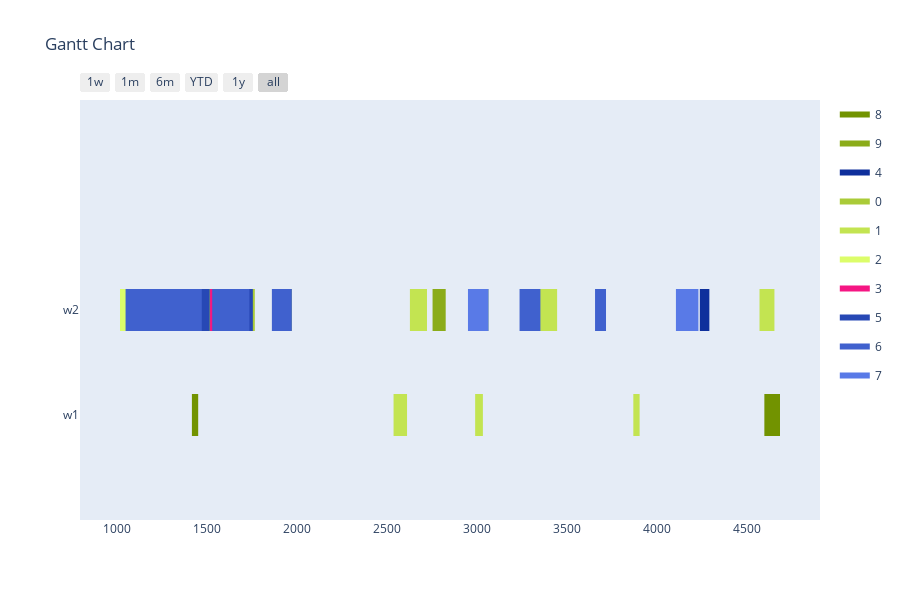

The code cell stored with this chart in its notebook:
### Markdown cell above
Config 4 - Randomized Mutation with "open" Planning Horizon

### Code cell
optimizer = BaseGA(env)
optimizer.configure('tardiness', 'twopointcrossover', 'roulettewheel', 'randomize')
last_time_slot = 0
for order in orders:
    if order[1] > last_time_slot:
        last_time_slot = order[1]
# all parameters after offspring_amount are optional (in this case -> verbose=True)
result, best_fitness_history, average_fitness_history, best_generation_history, feasible_gen = optimizer.optimize(orders, max_generations, earliest_time_slot, last_time_slot, population_size, offspring_amount, verbose=True)
workstation_assignments = reformat_result(result, orders, workstations, recipes, tasks)
visualize(workstation_assignments, best_fitness_history, average_fitness_history, best_generation_history, feasible_gen)

### Figure 1 — Plotly figure (JSON) as saved in the notebook; plotly's stock layout.template omitted (floating-point values rounded to 4 significant figures)
{"data": [{"fill": "toself", "fillcolor": "rgb(114, 147, 0)", "hoverinfo": "name", "legendgroup": "rgb(114, 147, 0)", "mode": "none", "name": "8", "type": "scatter", "x": [1214, 1309, 1309, 1214, 1214, 1584, 1667, 1667, 1584, 1584, 4599, 4686, 4686, 4599, 4599, 743, 830, 830, 743, 743, 390, 477, 477, 390, 390, 1414, 1449, 1449, 1414], "y": [0.8, 0.8, 1.2, 1.2, null, 0.8, 0.8, 1.2, 1.2, null, -0.2, -0.2, 0.2, 0.2, null, -0.2, -0.2, 0.2, 0.2, null, -0.2, -0.2, 0.2, 0.2, null, -0.2, -0.2, 0.2, 0.2]}, {"fill": "toself", "fillcolor": "rgb(139, 172, 25)", "hoverinfo": "name", "legendgroup": "rgb(139, 172, 25)", "mode": "none", "name": "9", "type": "scatter", "x": [2753, 2826, 2826, 2753, 2753, 781, 834, 834, 781, 781, 1346, 1390, 1390, 1346, 1346, 1641, 1694, 1694, 1641], "y": [0.8, 0.8, 1.2, 1.2, null, 0.8, 0.8, 1.2, 1.2, null, 0.8, 0.8, 1.2, 1.2, null, 0.8, 0.8, 1.2, 1.2]}, {"fill": "toself", "fillcolor": "rgb(14, 47, 156)", "hoverinfo": "name", "legendgroup": "rgb(14, 47, 156)", "mode": "none", "name": "4", "type": "scatter", "x": [438, 501, 501, 438, 438, 416, 479, 479, 416, 416, 4240, 4293, 4293, 4240, 4240, 446, 519, 519, 446], "y": [0.8, 0.8, 1.2, 1.2, null, 0.8, 0.8, 1.2, 1.2, null, 0.8, 0.8, 1.2, 1.2, null, 0.8, 0.8, 1.2, 1.2]}, {"fill": "toself", "fillcolor": "rgb(170, 203, 56)", "hoverinfo": "name", "legendgroup": "rgb(170, 203, 56)", "mode": "none", "name": "0", "type": "scatter", "x": [574, 709, 709, 574, 574, 640, 698, 698, 640, 640, 962, 1023, 1023, 962, 962, 1142, 1267, 1267, 1142, 1142, 779, 840, 840, 779, 779, 519, 644, 644, 519, 519, 1764, 1879, 1879, 1764], "y": [0.8, 0.8, 1.2, 1.2, null, 0.8, 0.8, 1.2, 1.2, null, 0.8, 0.8, 1.2, 1.2, null, 0.8, 0.8, 1.2, 1.2, null, 0.8, 0.8, 1.2, 1.2, null, 0.8, 0.8, 1.2, 1.2, null, 0.8, 0.8, 1.2, 1.2]}, {"fill": "toself", "fillcolor": "rgb(195, 228, 81)", "hoverinfo": "name", "legendgroup": "rgb(195, 228, 81)", "mode": "none", "name": "1", "type": "scatter", "x": [2627, 2722, 2722, 2627, 2627, 3351, 3446, 3446, 3351, 3351, 4572, 4655, 4655, 4572, 4572, 2536, 2611, 2611, 2536, 2536, 2990, 3033, 3033, 2990, 2990, 3870, 3905, 3905, 3870], "y": [0.8, 0.8, 1.2, 1.2, null, 0.8, 0.8, 1.2, 1.2, null, 0.8, 0.8, 1.2, 1.2, null, -0.2, -0.2, 0.2, 0.2, null, -0.2, -0.2, 0.2, 0.2, null, -0.2, -0.2, 0.2, 0.2]}, {"fill": "toself", "fillcolor": "rgb(220, 253, 106)", "hoverinfo": "name", "legendgroup": "rgb(220, 253, 106)", "mode": "none", "name": "2", "type": "scatter", "x": [1536, 1589, 1589, 1536, 1536, 1014, 1067, 1067, 1014, 1014, 1430, 1493, 1493, 1430, 1430, 3021, 3065, 3065, 3021], "y": [0.8, 0.8, 1.2, 1.2, null, 0.8, 0.8, 1.2, 1.2, null, 0.8, 0.8, 1.2, 1.2, null, 0.8, 0.8, 1.2, 1.2]}, {"fill": "toself", "fillcolor": "rgb(245, 22, 131)", "hoverinfo": "name", "legendgroup": "rgb(245, 22, 131)", "mode": "none", "name": "3", "type": "scatter", "x": [1515, 1568, 1568, 1515, 1515, 1340, 1403, 1403, 1340, 1340, 1109, 1182, 1182, 1109, 1109, 429, 482, 482, 429], "y": [0.8, 0.8, 1.2, 1.2, null, 0.8, 0.8, 1.2, 1.2, null, 0.8, 0.8, 1.2, 1.2, null, 0.8, 0.8, 1.2, 1.2]}, {"fill": "toself", "fillcolor": "rgb(39, 72, 181)", "hoverinfo": "name", "legendgroup": "rgb(39, 72, 181)", "mode": "none", "name": "5", "type": "scatter", "x": [510, 571, 571, 510, 510, 503, 638, 638, 503, 503, 1050, 1111, 1111, 1050, 1050, 823, 881, 881, 823, 823, 565, 608, 608, 565, 565, 1455, 1513, 1513, 1455, 1455, 1613, 1753, 1753, 1613], "y": [0.8, 0.8, 1.2, 1.2, null, 0.8, 0.8, 1.2, 1.2, null, 0.8, 0.8, 1.2, 1.2, null, 0.8, 0.8, 1.2, 1.2, null, 0.8, 0.8, 1.2, 1.2, null, 0.8, 0.8, 1.2, 1.2, null, 0.8, 0.8, 1.2, 1.2]}, {"fill": "toself", "fillcolor": "rgb(64, 97, 206)", "hoverinfo": "name", "legendgroup": "rgb(64, 97, 206)", "mode": "none", "name": "6", "type": "scatter", "x": [725, 840, 840, 725, 725, 3292, 3353, 3353, 3292, 3292, 3237, 3295, 3295, 3237, 3237, 1734, 1859, 1859, 1734, 1734, 3657, 3718, 3718, 3657, 3657, 1469, 1527, 1527, 1469, 1469, 920, 1045, 1045, 920], "y": [0.8, 0.8, 1.2, 1.2, null, 0.8, 0.8, 1.2, 1.2, null, 0.8, 0.8, 1.2, 1.2, null, 0.8, 0.8, 1.2, 1.2, null, 0.8, 0.8, 1.2, 1.2, null, 0.8, 0.8, 1.2, 1.2, null, 0.8, 0.8, 1.2, 1.2]}, {"fill": "toself", "fillcolor": "rgb(89, 122, 231)", "hoverinfo": "name", "legendgroup": "rgb(89, 122, 231)", "mode": "none", "name": "7", "type": "scatter", "x": [742, 867, 867, 742, 742, 2950, 3065, 3065, 2950, 2950, 916, 977, 977, 916, 916, 4107, 4232, 4232, 4107, 4107, 407, 522, 522, 407, 407, 441, 556, 556, 441, 441, 612, 737, 737, 612], "y": [0.8, 0.8, 1.2, 1.2, null, 0.8, 0.8, 1.2, 1.2, null, 0.8, 0.8, 1.2, 1.2, null, 0.8, 0.8, 1.2, 1.2, null, 0.8, 0.8, 1.2, 1.2, null, 0.8, 0.8, 1.2, 1.2, null, 0.8, 0.8, 1.2, 1.2]}, {"legendgroup": "rgb(114, 147, 0)", "marker": {"color": "rgb(114, 147, 0)", "opacity": 0, "size": 1}, "mode": "markers", "name": "", "showlegend": false, "text": [null, null, null, null, null, null, null, null, null, null, null, null], "type": "scatter", "x": [1214, 1309, 1584, 1667, 4599, 4686, 743, 830, 390, 477, 1414, 1449], "y": [1, 1, 1, 1, 0, 0, 0, 0, 0, 0, 0, 0]}, {"legendgroup": "rgb(139, 172, 25)", "marker": {"color": "rgb(139, 172, 25)", "opacity": 0, "size": 1}, "mode": "markers", "name": "", "showlegend": false, "text": [null, null, null, null, null, null, null, null], "type": "scatter", "x": [2753, 2826, 781, 834, 1346, 1390, 1641, 1694], "y": [1, 1, 1, 1, 1, 1, 1, 1]}, {"legendgroup": "rgb(14, 47, 156)", "marker": {"color": "rgb(14, 47, 156)", "opacity": 0, "size": 1}, "mode": "markers", "name": "", "showlegend": false, "text": [null, null, null, null, null, null, null, null], "type": "scatter", "x": [438, 501, 416, 479, 4240, 4293, 446, 519], "y": [1, 1, 1, 1, 1, 1, 1, 1]}, {"legendgroup": "rgb(170, 203, 56)", "marker": {"color": "rgb(170, 203, 56)", "opacity": 0, "size": 1}, "mode": "markers", "name": "", "showlegend": false, "text": [null, null, null, null, null, null, null, null, null, null, null, null, null, null], "type": "scatter", "x": [574, 709, 640, 698, 962, 1023, 1142, 1267, 779, 840, 519, 644, 1764, 1879], "y": [1, 1, 1, 1, 1, 1, 1, 1, 1, 1, 1, 1, 1, 1]}, {"legendgroup": "rgb(195, 228, 81)", "marker": {"color": "rgb(195, 228, 81)", "opacity": 0, "size": 1}, "mode": "markers", "name": "", "showlegend": false, "text": [null, null, null, null, null, null, null, null, null, null, null, null], "type": "scatter", "x": [2627, 2722, 3351, 3446, 4572, 4655, 2536, 2611, 2990, 3033, 3870, 3905], "y": [1, 1, 1, 1, 1, 1, 0, 0, 0, 0, 0, 0]}, {"legendgroup": "rgb(220, 253, 106)", "marker": {"color": "rgb(220, 253, 106)", "opacity": 0, "size": 1}, "mode": "markers", "name": "", "showlegend": false, "text": [null, null, null, null, null, null, null, null], "type": "scatter", "x": [1536, 1589, 1014, 1067, 1430, 1493, 3021, 3065], "y": [1, 1, 1, 1, 1, 1, 1, 1]}, {"legendgroup": "rgb(245, 22, 131)", "marker": {"color": "rgb(245, 22, 131)", "opacity": 0, "size": 1}, "mode": "markers", "name": "", "showlegend": false, "text": [null, null, null, null, null, null, null, null], "type": "scatter", "x": [1515, 1568, 1340, 1403, 1109, 1182, 429, 482], "y": [1, 1, 1, 1, 1, 1, 1, 1]}, {"legendgroup": "rgb(39, 72, 181)", "marker": {"color": "rgb(39, 72, 181)", "opacity": 0, "size": 1}, "mode": "markers", "name": "", "showlegend": false, "text": [null, null, null, null, null, null, null, null, null, null, null, null, null, null], "type": "scatter", "x": [510, 571, 503, 638, 1050, 1111, 823, 881, 565, 608, 1455, 1513, 1613, 1753], "y": [1, 1, 1, 1, 1, 1, 1, 1, 1, 1, 1, 1, 1, 1]}, {"legendgroup": "rgb(64, 97, 206)", "marker": {"color": "rgb(64, 97, 206)", "opacity": 0, "size": 1}, "mode": "markers", "name": "", "showlegend": false, "text": [null, null, null, null, null, null, null, null, null, null, null, null, null, null], "type": "scatter", "x": [725, 840, 3292, 3353, 3237, 3295, 1734, 1859, 3657, 3718, 1469, 1527, 920, 1045], "y": [1, 1, 1, 1, 1, 1, 1, 1, 1, 1, 1, 1, 1, 1]}, {"legendgroup": "rgb(89, 122, 231)", "marker": {"color": "rgb(89, 122, 231)", "opacity": 0, "size": 1}, "mode": "markers", "name": "", "showlegend": false, "text": [null, null, null, null, null, null, null, null, null, null, null, null, null, null], "type": "scatter", "x": [742, 867, 2950, 3065, 916, 977, 4107, 4232, 407, 522, 441, 556, 612, 737], "y": [1, 1, 1, 1, 1, 1, 1, 1, 1, 1, 1, 1, 1, 1]}], "layout": {"height": 600, "hovermode": "closest", "showlegend": true, "title": {"text": "Gantt Chart"}, "xaxis": {"rangeselector": {"buttons": [{"count": 7, "label": "1w", "step": "day", "stepmode": "backward"}, {"count": 1, "label": "1m", "step": "month", "stepmode": "backward"}, {"count": 6, "label": "6m", "step": "month", "stepmode": "backward"}, {"count": 1, "label": "YTD", "step": "year", "stepmode": "todate"}, {"count": 1, "label": "1y", "step": "year", "stepmode": "backward"}, {"step": "all"}]}, "showgrid": false, "type": "date", "zeroline": false}, "yaxis": {"autorange": false, "range": [-1, 3], "showgrid": false, "ticktext": ["w1", "w2"], "tickvals": [0, 1], "zeroline": false}}}
